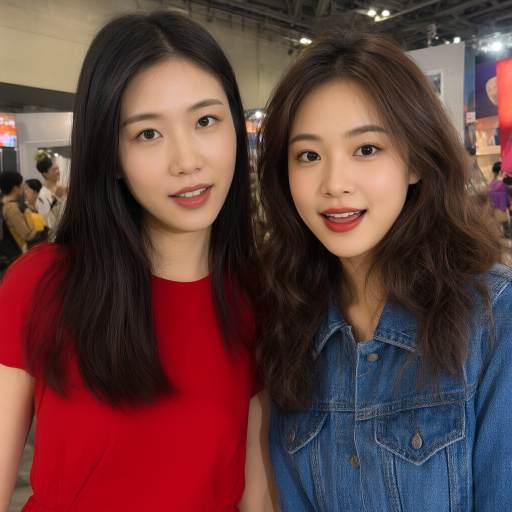
#> input picture .codex-q21-test/people/02_people_2ref.png, 1024 x 1024 px, given in place of person_01.png, which was not available (shown at 1/2 size)
$ python make_sheets.py
#> lines starting #> are read from the running program, lines starting #| are printed output that depends on the picture; pictures that were not available may be replaced by others from this repository, and a replacement may not be noted
#!/usr/bin/env python3
"""Contact sheets for the people-count multi-ref test."""
from PIL import Image
from pathlib import Path

D = Path(__file__).resolve().parent / "people"
OUT = D.parent

def sheet(files, cols, out, cell=360, label_h=36):
#> called with cols = 5, out = 'sheet_refs_10_persons.png', cell = 360, label_h = 36
    from PIL import ImageDraw
    rows = (len(files) + cols - 1) // cols
    canvas = Image.new("RGB", (cols * cell, rows * (cell + label_h)), "white")
#> canvas: PIL image 1800x792 RGB; every value is 255
    d = ImageDraw.Draw(canvas)
    for idx, f in enumerate(files):
        im = Image.open(D / f).convert("RGB")
        im.thumbnail((cell, cell))
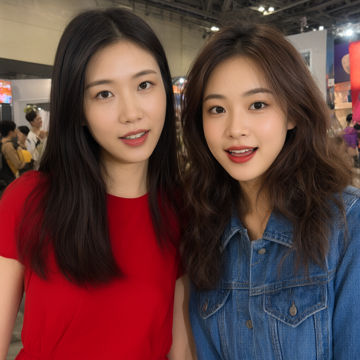
#> im: PIL image 360x360 RGB; mean R, G, B 98, 62.3, 60.5
        x = (idx % cols) * cell + (cell - im.width) // 2
#> x = 0
        y = (idx // cols) * (cell + label_h) + (cell - im.height) // 2
#> y = 0
        canvas.paste(im, (x, y))
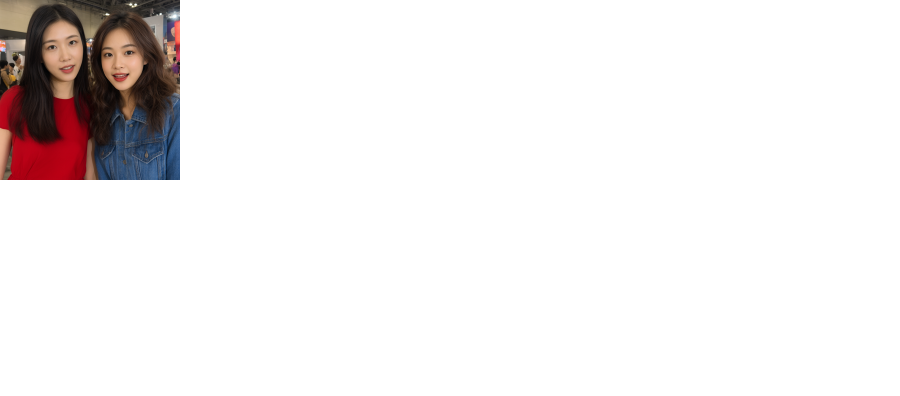
#> canvas: PIL image 1800x792 RGB (shown at 1/2 size); mean R, G, B 240.7, 237.5, 237.3
        d.text(((idx % cols) * cell + 10, (idx // cols) * (cell + label_h) + cell + 8), f, fill="black")
#> pass 2 of the loop in sheet, `for idx, f in enumerate(files):`:
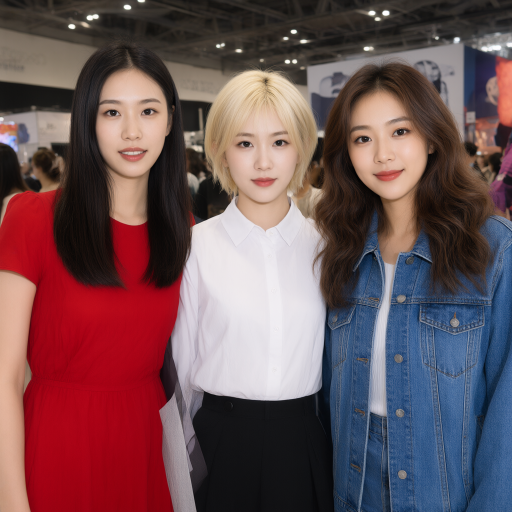
#> input picture .codex-q21-test/people/03_people_3ref.png, 1024 x 1024 px, given in place of person_02.png, which was not available (shown at 1/2 size)
#> in sheet, `im.thumbnail((cell, cell))`:
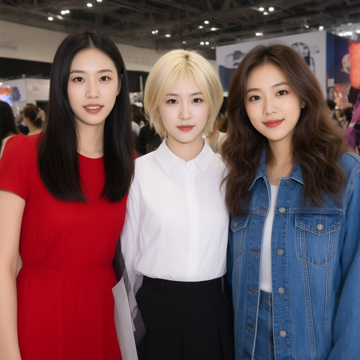
#> im: PIL image 360x360 RGB; mean R, G, B 110, 81.2, 85.9
#> in sheet, `canvas.paste(im, (x, y))`:
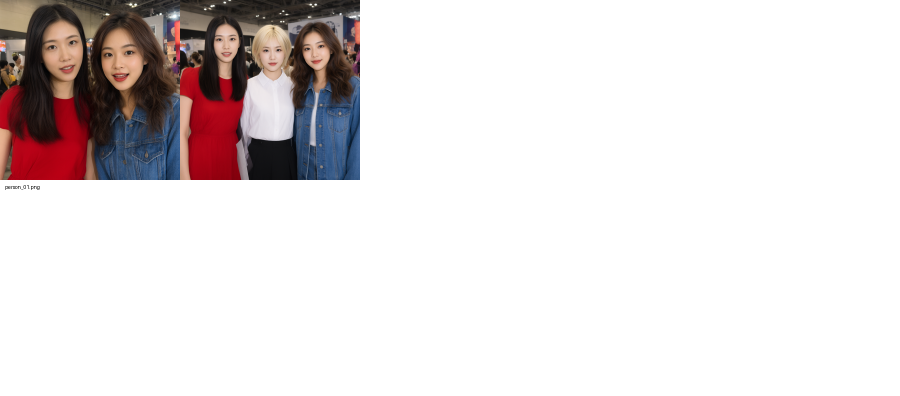
#> canvas: PIL image 1800x792 RGB (shown at 1/2 size); mean R, G, B 227.5, 221.7, 221.9
    canvas.save(OUT / out)
    print(out, canvas.size)

refs = [f"person_{i:02d}.png" for i in range(1, 11)]
outs = sorted(p.name for p in D.glob("*_people_*ref.png"))
#> (the run stopped early here; a loop or call above may not have finished)
